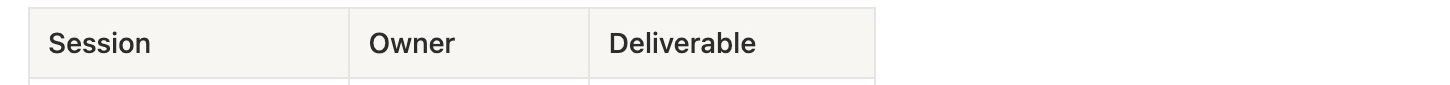
#> input picture examples/editor/visual/notion/table.png, 1450 x 85 px
$ python blocks.py notion
#> lines starting #> are read from the running program, lines starting #| are printed output that depends on the picture; after the words box and inside, x2 and y2 are one past the last pixel; in counts of white or black regions, pixels touching at a corner belong together
# /// script
# requires-python = ">=3.12"
# dependencies = ["pillow==13.0.0", "numpy==2.5.5"]
# ///
"""Compare 2x crops of the demo's table header, session image and code block."""

import argparse
import json
from pathlib import Path

import numpy as np
from PIL import Image


def measure(path):
    with Image.open(path) as image:
#> image is the input picture: PIL image 1450x85 RGB; mean R, G, B 246.2, 245.7, 244
        rgb = np.asarray(image.convert("RGB"))
    filled = rgb.min(axis=2) < 250
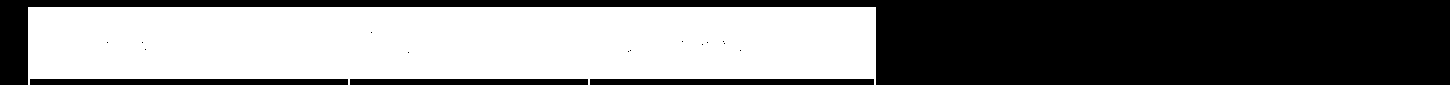
#> filled: shape (85, 1450) bool; 49.6% white; 1 white region, box (x1, y1, x2, y2) and area: (28, 7, 876, 85) 61091
    rows = np.flatnonzero(filled.sum(axis=1) > 0.35 * rgb.shape[1])
#> rows = 72 values from 7 to 78
    if not len(rows):
        raise ValueError(f"No block fill found in {path}")
    columns = np.flatnonzero(filled[rows].mean(axis=0) > 0.7)
#> columns = 848 values from 28 to 875
    if not len(columns) or np.any(np.diff(rows) != 1):
        raise ValueError(f"Expected one filled block in {path}")
    top, bottom = int(rows[0]), int(rows[-1]) + 1
#> top = 7; bottom = 79
    left, right = int(columns[0]), int(columns[-1]) + 1
#> left = 28; right = 876
    interior = rgb[top + 4 : bottom - 4, left + 4 : right - 4]
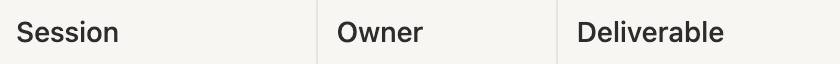
#> interior: shape (64, 840, 3); mean R, G, B 237.2, 236.2, 232.4
    if not interior.size:
        raise ValueError(f"Block too small to sample in {path}")
    colors, counts = np.unique(interior.reshape(-1, 3), axis=0, return_counts=True)
#> colors = 689 rows, first 8: [37, 35, 36], [37, 36, 34], [38, 36, 37], [38, 38, 36], [39, 37, 38], [39, 38, 36], [39, 39, 37], [40, 38, 39]; counts = 689 values, max 39766 at index 649, min 1 at index 0, mean 78.03
    return {
        "width_px": (right - left) / 2,
        "height_px": (bottom - top) / 2,
        "fill_rgb": "#" + bytes(colors[counts.argmax()]).hex().upper(),
    }


def main():
    parser = argparse.ArgumentParser(description=__doc__)
    parser.add_argument(
        "directory", type=Path, help="directory with table.png, image.png and code.png"
    )
    args = parser.parse_args()
    reference = Path(__file__).resolve().parent / "notion"
    try:
        results = {}
        for kind in ("table", "image", "code"):
            name = f"{kind}.png"
            results[kind] = {
                "notion": measure(reference / name),
                "demo": measure(args.directory / name),
            }
#> pass 2 of the loop in main, `for kind in ("table", "image", "code"):`:
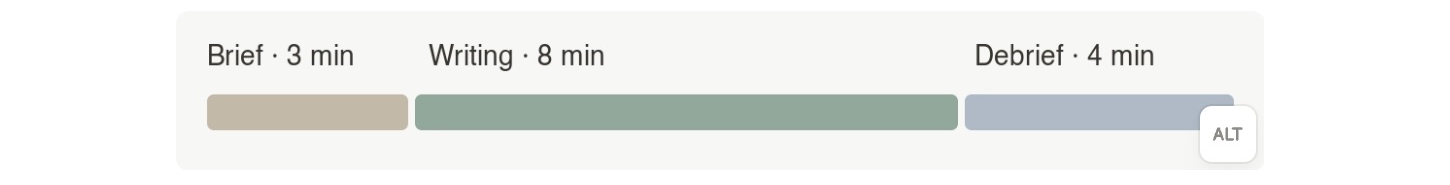
#> input picture examples/editor/visual/notion/image.png, 1450 x 185 px
#> in measure, image is the input picture: PIL image 1450x185 RGB; mean R, G, B 236.7, 238.4, 236.4
#> in measure (call 3), `filled = rgb.min(axis=2) < 250`:
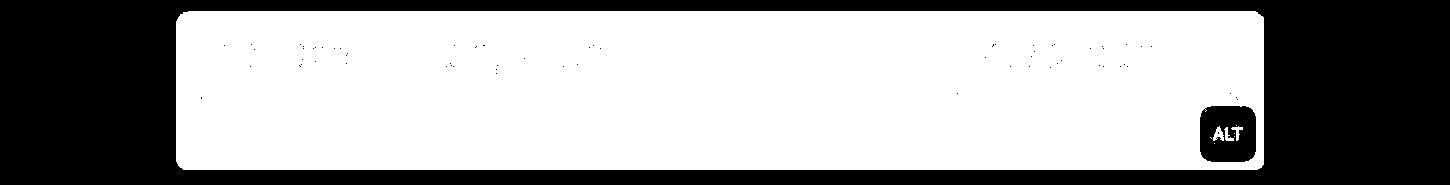
#> filled: shape (185, 1450) bool; 63.4% white; 67 black regions (65 under 20 px), largest, box (x1, y1, x2, y2) and area: (0, 0, 1450, 185) 95370, (1200, 106, 1256, 162) 2749
#> rows = 159 values from 11 to 169
#> columns = 1050 values from 176 to 1263
#> top = 11; bottom = 170
#> left = 176; right = 1264
#> in measure (call 3), `interior = rgb[top + 4 : bottom - 4, left + 4 : right - 4]`:
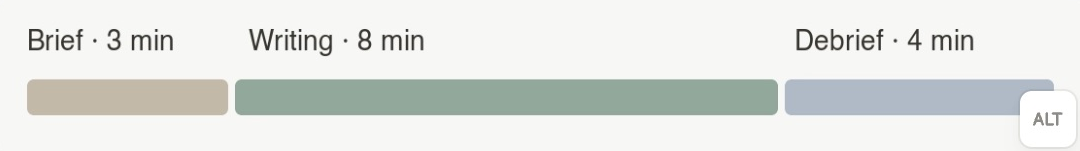
#> interior: shape (151, 1080, 3); mean R, G, B 225.4, 228.2, 225
#> colors = 1695 rows, first 8: [47, 46, 42], [48, 48, 46], [48, 49, 44], [49, 48, 44], [49, 48, 46], [49, 49, 47], [50, 49, 44], [50, 49, 45]; counts = 1695 values, max 101187 at index 1561, min 1 at index 0, mean 96.21
#> pass 3 of the loop in main, `for kind in ("table", "image", "code"):`:
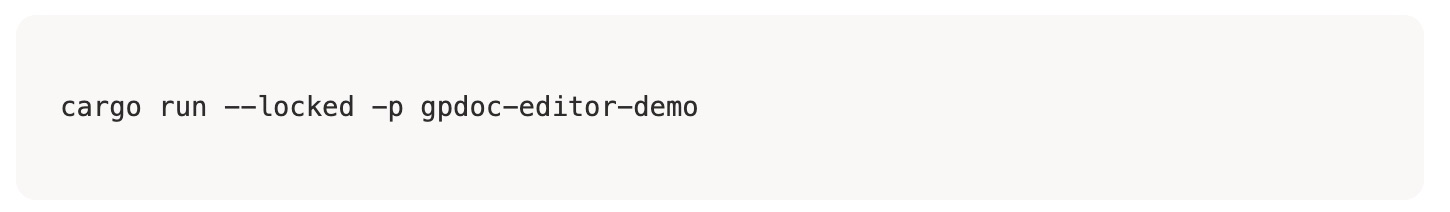
#> input picture examples/editor/visual/notion/code.png, 1450 x 212 px
#> in measure, image is the input picture: PIL image 1450x212 RGB; mean R, G, B 247.7, 246.9, 245.2
#> in measure (call 5), `filled = rgb.min(axis=2) < 250`:
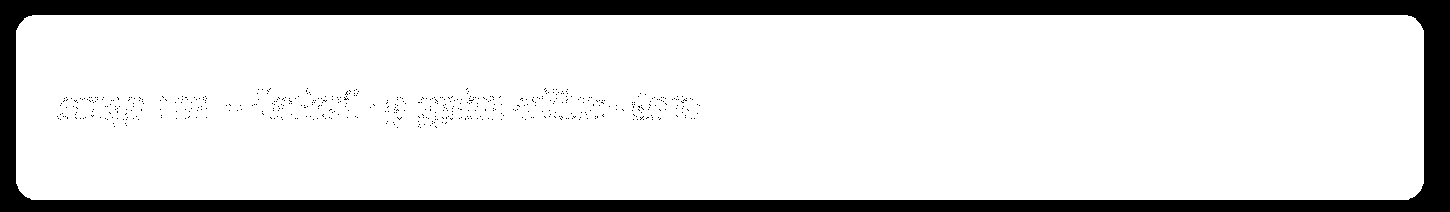
#> filled: shape (212, 1450) bool; 84.4% white; 523 black regions (522 under 20 px), largest, box (x1, y1, x2, y2) and area: (0, 0, 1450, 212) 47282
#> rows = 185 values from 15 to 199
#> columns = 1408 values from 16 to 1423
#> top = 15; bottom = 200
#> left = 16; right = 1424
#> in measure (call 5), `interior = rgb[top + 4 : bottom - 4, left + 4 : right - 4]`:
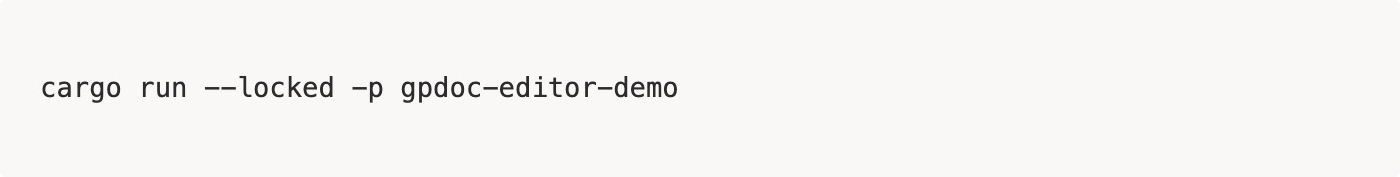
#> interior: shape (177, 1400, 3); mean R, G, B 246.3, 245.3, 243.3
#> colors = 537 rows, first 8: [38, 36, 37], [38, 37, 35], [38, 38, 38], [39, 37, 38], [39, 38, 36], [39, 39, 39], [40, 38, 39], [40, 39, 37]; counts = 537 values, max 235200 at index 513, min 1 at index 2, mean 461.5
    except (OSError, ValueError) as error:
        parser.exit(1, f"{error}\n")
    print(json.dumps(results, indent=2))
#> (printed output is left out)


if __name__ == "__main__":
    main()
